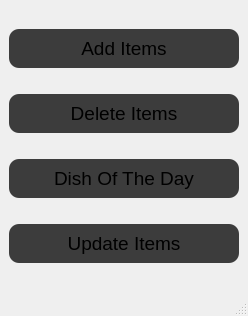
<?xml version="1.0" encoding="UTF-8"?>
<ui version="4.0">
 <class>CafeInterface</class>
 <widget class="QMainWindow" name="CafeInterface">
  <property name="geometry">
   <rect>
    <x>0</x>
    <y>0</y>
    <width>248</width>
    <height>316</height>
   </rect>
  </property>
  <property name="sizePolicy">
   <sizepolicy hsizetype="Fixed" vsizetype="Fixed">
    <horstretch>0</horstretch>
    <verstretch>0</verstretch>
   </sizepolicy>
  </property>
  <property name="minimumSize">
   <size>
    <width>248</width>
    <height>316</height>
   </size>
  </property>
  <property name="maximumSize">
   <size>
    <width>248</width>
    <height>316</height>
   </size>
  </property>
  <property name="windowTitle">
   <string>MainWindow</string>
  </property>
  <widget class="QWidget" name="centralwidget">
   <layout class="QVBoxLayout" name="verticalLayout">
    <item>
     <widget class="QPushButton" name="addButton">
      <property name="font">
       <font>
        <pointsize>14</pointsize>
       </font>
      </property>
      <property name="cursor">
       <cursorShape>PointingHandCursor</cursorShape>
      </property>
      <property name="styleSheet">
       <string notr="true">border-radius:10px;
padding: 8px 12px;
background-color: #3c3c3c</string>
      </property>
      <property name="text">
       <string>Add Items</string>
      </property>
     </widget>
    </item>
    <item>
     <widget class="QPushButton" name="deleteButton">
      <property name="font">
       <font>
        <pointsize>14</pointsize>
       </font>
      </property>
      <property name="cursor">
       <cursorShape>PointingHandCursor</cursorShape>
      </property>
      <property name="styleSheet">
       <string notr="true">border-radius:10px;
padding: 8px 12px;
background-color: #3c3c3c</string>
      </property>
      <property name="text">
       <string>Delete Items</string>
      </property>
     </widget>
    </item>
    <item>
     <widget class="QPushButton" name="dotdButton">
      <property name="font">
       <font>
        <pointsize>14</pointsize>
       </font>
      </property>
      <property name="cursor">
       <cursorShape>PointingHandCursor</cursorShape>
      </property>
      <property name="styleSheet">
       <string notr="true">border-radius:10px;
padding: 8px 12px;
background-color: #3c3c3c</string>
      </property>
      <property name="text">
       <string>Dish Of The Day</string>
      </property>
     </widget>
    </item>
    <item>
     <widget class="QPushButton" name="updateButton">
      <property name="font">
       <font>
        <pointsize>14</pointsize>
       </font>
      </property>
      <property name="cursor">
       <cursorShape>PointingHandCursor</cursorShape>
      </property>
      <property name="styleSheet">
       <string notr="true">border-radius:10px;
padding: 8px 12px;
background-color: #3c3c3c</string>
      </property>
      <property name="text">
       <string>Update Items</string>
      </property>
     </widget>
    </item>
   </layout>
  </widget>
  <widget class="QMenuBar" name="menubar">
   <property name="geometry">
    <rect>
     <x>0</x>
     <y>0</y>
     <width>248</width>
     <height>33</height>
    </rect>
   </property>
  </widget>
  <widget class="QStatusBar" name="statusbar"/>
 </widget>
 <resources/>
 <connections/>
</ui>
